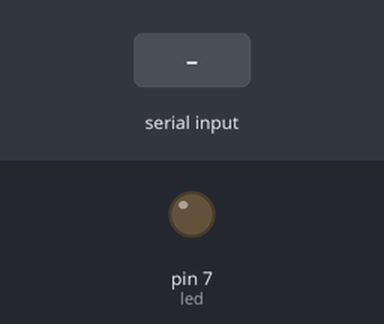
Bench run of a sketch on a simulated Arduino Uno, built with avr-gcc and run on an emulated ATmega328P. Parts: output pins drawn as LEDs (lit = HIGH). Inputs (shaded band) come from the test bench.

Above: at 1.2 s.
1.3 s: "a" received over Serial
At 1.7 s:
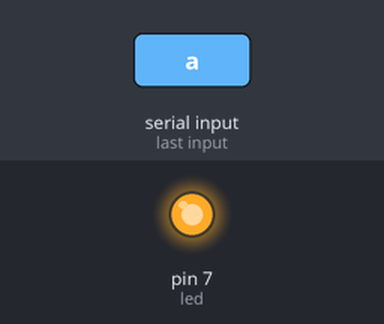
Timing chart, 0 to 4.3 s (numbered marks = the images above; inputs shaded):
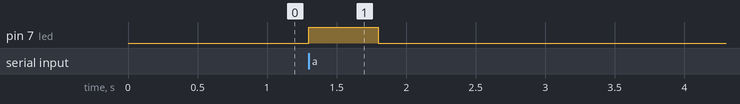

Measured:
- after the input at 1.3 s, pin 7 (led): LOW → HIGH at once, → LOW 0.50 s later

The sketch:

pruebaSerial.ino
```cpp
int led = 7;
char userInput;

void setup() {
  // put your setup code here, to run once:
  Serial.begin(9600);
  pinMode(led,OUTPUT);
}

void loop() {
  // put your main code here, to run repeatedly:
  if(Serial.available()>0){
    userInput = Serial.read();

    if(userInput == 'a'){
       digitalWrite(led,HIGH);
       delay(500);
       digitalWrite(led,LOW);
      }
    }
}
```
